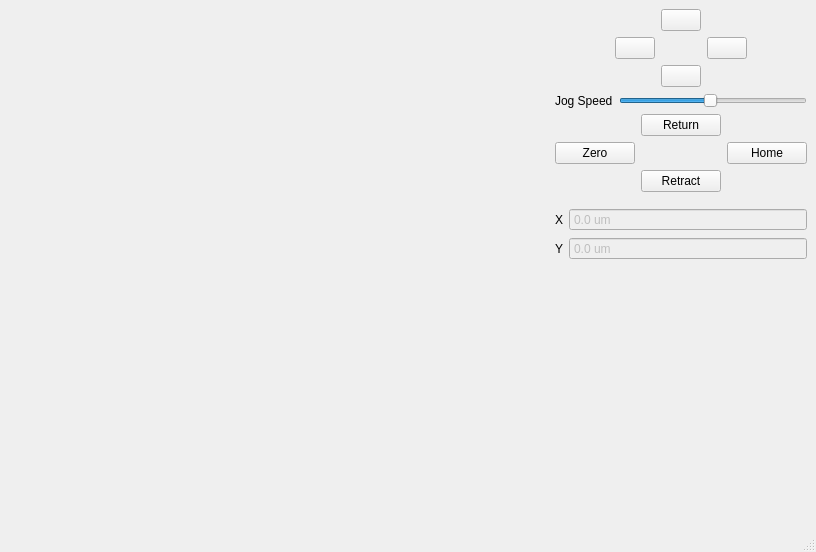
<?xml version="1.0" encoding="UTF-8"?>
<ui version="4.0">
 <class>MainWindow</class>
 <widget class="QMainWindow" name="MainWindow">
  <property name="geometry">
   <rect>
    <x>0</x>
    <y>0</y>
    <width>816</width>
    <height>552</height>
   </rect>
  </property>
  <property name="windowTitle">
   <string>Neural Circuit Probe Stage Controller</string>
  </property>
  <property name="styleSheet">
   <string notr="true"/>
  </property>
  <widget class="QWidget" name="centralwidget">
   <layout class="QHBoxLayout" name="horizontalLayout" stretch="1,0">
    <item>
     <widget class="MEANavigationWidget" name="meaNavigationWidget" native="true">
      <property name="sizePolicy">
       <sizepolicy hsizetype="Expanding" vsizetype="Preferred">
        <horstretch>0</horstretch>
        <verstretch>0</verstretch>
       </sizepolicy>
      </property>
     </widget>
    </item>
    <item>
     <layout class="QVBoxLayout" name="verticalLayout">
      <item>
       <layout class="QHBoxLayout" name="horizontalLayout_2">
        <item>
         <spacer name="horizontalSpacer">
          <property name="orientation">
           <enum>Qt::Horizontal</enum>
          </property>
          <property name="sizeHint" stdset="0">
           <size>
            <width>40</width>
            <height>20</height>
           </size>
          </property>
         </spacer>
        </item>
        <item>
         <layout class="QGridLayout" name="gridLayout">
          <item row="1" column="2">
           <widget class="QPushButton" name="jogRightButton">
            <property name="sizePolicy">
             <sizepolicy hsizetype="Fixed" vsizetype="Fixed">
              <horstretch>0</horstretch>
              <verstretch>0</verstretch>
             </sizepolicy>
            </property>
            <property name="maximumSize">
             <size>
              <width>50</width>
              <height>16777215</height>
             </size>
            </property>
            <property name="text">
             <string/>
            </property>
           </widget>
          </item>
          <item row="1" column="0">
           <widget class="QPushButton" name="jogLeftButton">
            <property name="sizePolicy">
             <sizepolicy hsizetype="Fixed" vsizetype="Fixed">
              <horstretch>0</horstretch>
              <verstretch>0</verstretch>
             </sizepolicy>
            </property>
            <property name="maximumSize">
             <size>
              <width>50</width>
              <height>16777215</height>
             </size>
            </property>
            <property name="text">
             <string/>
            </property>
           </widget>
          </item>
          <item row="2" column="1">
           <widget class="QPushButton" name="jogDownButton">
            <property name="sizePolicy">
             <sizepolicy hsizetype="Fixed" vsizetype="Fixed">
              <horstretch>0</horstretch>
              <verstretch>0</verstretch>
             </sizepolicy>
            </property>
            <property name="maximumSize">
             <size>
              <width>50</width>
              <height>16777215</height>
             </size>
            </property>
            <property name="text">
             <string/>
            </property>
           </widget>
          </item>
          <item row="0" column="1">
           <widget class="QPushButton" name="jogUpButton">
            <property name="sizePolicy">
             <sizepolicy hsizetype="Fixed" vsizetype="Fixed">
              <horstretch>0</horstretch>
              <verstretch>0</verstretch>
             </sizepolicy>
            </property>
            <property name="maximumSize">
             <size>
              <width>50</width>
              <height>16777215</height>
             </size>
            </property>
            <property name="text">
             <string/>
            </property>
           </widget>
          </item>
         </layout>
        </item>
        <item>
         <spacer name="horizontalSpacer_2">
          <property name="orientation">
           <enum>Qt::Horizontal</enum>
          </property>
          <property name="sizeHint" stdset="0">
           <size>
            <width>40</width>
            <height>20</height>
           </size>
          </property>
         </spacer>
        </item>
       </layout>
      </item>
      <item>
       <layout class="QFormLayout" name="formLayout_3">
        <item row="0" column="0">
         <widget class="QLabel" name="okLabel">
          <property name="text">
           <string>Jog Speed</string>
          </property>
         </widget>
        </item>
        <item row="0" column="1">
         <widget class="QSlider" name="jogSpeedSlider">
          <property name="minimum">
           <number>5</number>
          </property>
          <property name="maximum">
           <number>200</number>
          </property>
          <property name="sliderPosition">
           <number>100</number>
          </property>
          <property name="orientation">
           <enum>Qt::Horizontal</enum>
          </property>
         </widget>
        </item>
       </layout>
      </item>
      <item>
       <layout class="QGridLayout" name="gridLayout_2">
        <item row="4" column="1">
         <widget class="QPushButton" name="retractYButton">
          <property name="text">
           <string>Retract</string>
          </property>
         </widget>
        </item>
        <item row="3" column="0">
         <widget class="QPushButton" name="zeroButton">
          <property name="text">
           <string>Zero</string>
          </property>
         </widget>
        </item>
        <item row="1" column="1">
         <widget class="QPushButton" name="returnYButton">
          <property name="text">
           <string>Return</string>
          </property>
         </widget>
        </item>
        <item row="3" column="2">
         <widget class="QPushButton" name="homeButton">
          <property name="text">
           <string>Home</string>
          </property>
         </widget>
        </item>
       </layout>
      </item>
      <item>
       <layout class="QHBoxLayout" name="horizontalLayout_3"/>
      </item>
      <item>
       <layout class="QFormLayout" name="formLayout">
        <property name="fieldGrowthPolicy">
         <enum>QFormLayout::AllNonFixedFieldsGrow</enum>
        </property>
        <property name="topMargin">
         <number>10</number>
        </property>
        <item row="0" column="0">
         <widget class="QLabel" name="xLabel">
          <property name="text">
           <string>X</string>
          </property>
         </widget>
        </item>
        <item row="0" column="1">
         <widget class="QDoubleSpinBox" name="xPosSpinBox">
          <property name="enabled">
           <bool>false</bool>
          </property>
          <property name="frame">
           <bool>true</bool>
          </property>
          <property name="buttonSymbols">
           <enum>QAbstractSpinBox::NoButtons</enum>
          </property>
          <property name="keyboardTracking">
           <bool>false</bool>
          </property>
          <property name="suffix">
           <string> um</string>
          </property>
          <property name="decimals">
           <number>1</number>
          </property>
          <property name="minimum">
           <double>-100000000.000000000000000</double>
          </property>
          <property name="maximum">
           <double>100000000.000000000000000</double>
          </property>
         </widget>
        </item>
        <item row="1" column="0">
         <widget class="QLabel" name="yLabel">
          <property name="text">
           <string>Y</string>
          </property>
         </widget>
        </item>
        <item row="1" column="1">
         <widget class="QDoubleSpinBox" name="yPosSpinBox">
          <property name="enabled">
           <bool>false</bool>
          </property>
          <property name="buttonSymbols">
           <enum>QAbstractSpinBox::NoButtons</enum>
          </property>
          <property name="keyboardTracking">
           <bool>false</bool>
          </property>
          <property name="suffix">
           <string> um</string>
          </property>
          <property name="decimals">
           <number>1</number>
          </property>
          <property name="minimum">
           <double>-100000000.000000000000000</double>
          </property>
          <property name="maximum">
           <double>100000000.000000000000000</double>
          </property>
         </widget>
        </item>
       </layout>
      </item>
      <item>
       <spacer name="verticalSpacer">
        <property name="orientation">
         <enum>Qt::Vertical</enum>
        </property>
        <property name="sizeHint" stdset="0">
         <size>
          <width>20</width>
          <height>40</height>
         </size>
        </property>
       </spacer>
      </item>
     </layout>
    </item>
   </layout>
  </widget>
  <widget class="QStatusBar" name="statusbar"/>
  <action name="actionHome">
   <property name="text">
    <string>Home</string>
   </property>
  </action>
  <action name="actionGoToPos">
   <property name="text">
    <string>Go to...</string>
   </property>
  </action>
 </widget>
 <customwidgets>
  <customwidget>
   <class>MEANavigationWidget</class>
   <extends>QWidget</extends>
   <header>ui.widgets</header>
   <container>1</container>
  </customwidget>
 </customwidgets>
 <resources/>
 <connections/>
 <slots>
  <slot>on_actionHome_triggered()</slot>
  <slot>on_actionGoToPos_triggered()</slot>
 </slots>
</ui>
